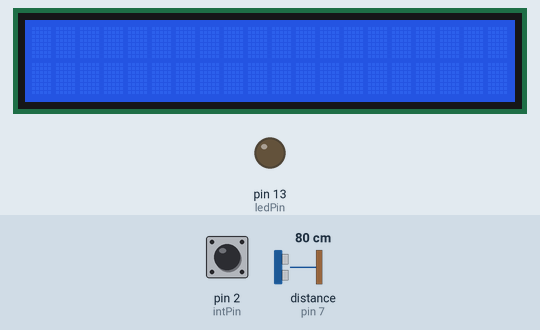
This sketch was run on a simulated Arduino Uno, built with avr-gcc and run on an emulated ATmega328P. Parts: 20×2 character LCD, output pins drawn as LEDs (lit = HIGH). The inputs (shaded band) are chosen by the test bench; at power-on: pin 2 (intPin) HIGH, distance to the obstacle (sensor on pin 7) 80 cm. The echo pulse lasts 58.3 µs per cm; what the sketch prints to the serial monitor is not drawn.

Above: at 1.2 s.
1.3 s: pin 2 (intPin) pulled LOW for 1 s
At 2.1 s:
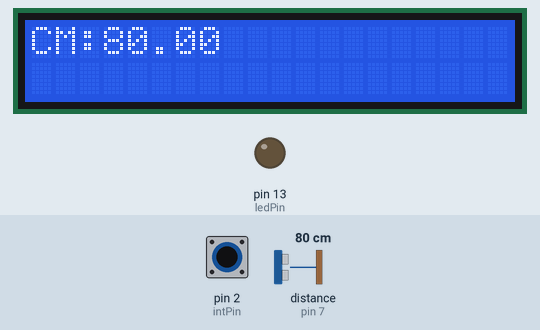
4.2 s: pin 2 (intPin) pulled LOW for 0.15 s
At 5.3 s:
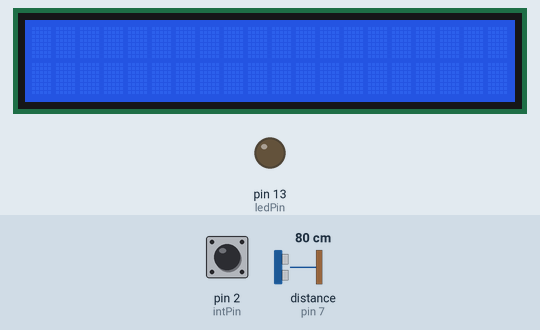
6.1 s: pin 2 (intPin) pulled LOW for 3.2 s
At 9.9 s:
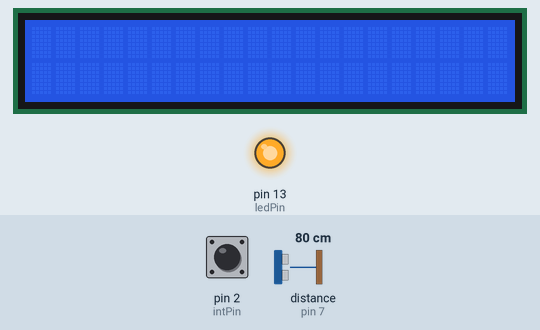
Timing chart, 0 to 11.4 s (numbered marks = the images above; inputs shaded):
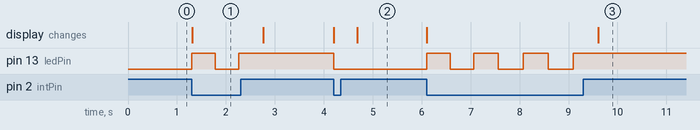

The sketch:

lab09_2.ino
```cpp
#include <Ultrasonic.h>
#include <LiquidCrystal.h> // include the library code
LiquidCrystal lcd(12, 11, 5, 4, 3, 6); // initialize interface pins
#define TRIGGER_PIN 8
#define ECHO_PIN 7
Ultrasonic ultrasonic(TRIGGER_PIN, ECHO_PIN);
const byte intPin=2; //interrupt pin
const byte ledPin=13; //built-in LED
volatile boolean state=1; //initial value of switch pin
void setup() {
pinMode(ledPin, OUTPUT);
pinMode(intPin, INPUT_PULLUP);
digitalWrite(ledPin, LOW);
attachInterrupt(0, int0, LOW);
lcd.begin(20, 2); // set up the LCD's number of columns and rows:
Serial.begin(9600);
}
void loop() {
}

void int0() {
  if (state)
 {digitalWrite(ledPin, HIGH);
 }
else
{digitalWrite(ledPin, LOW);
}
float cmMsec, inMsec;
long microsec = ultrasonic.timing();
cmMsec = ultrasonic.convert(microsec, Ultrasonic::CM); // 計算距離，單位: 公分
inMsec = ultrasonic.convert(microsec, Ultrasonic::IN); // 計算距離，單位: 英吋
Serial.print("MS: ");
Serial.print(microsec);
Serial.print(", CM: ");
Serial.print(cmMsec);
Serial.print(", IN: ");
Serial.println(inMsec);
lcd.print("CM:");
lcd.print(cmMsec);
//lcd.print(ultrasonic.convert(microsec, Ultrasonic::CM));
delay(100000);
lcd.clear();

state=!state;
}
```

Measured:
- after the input at 1.3 s, pin 13 (ledPin): LOW → HIGH at once, → LOW 0.48 s later, → HIGH 0.48 s later; the display: changes at once (image 1)
- after the input at 4.2 s, pin 13 (ledPin): HIGH → LOW at once; the display: first changes at once (image 2 shows a later state)
- after the input at 6.1 s, pin 13 (ledPin): alternates HIGH for 0.51 s and LOW for 0.51 s, 7 changes in all, then stays HIGH, starting at once; the display: first changes at once (image 3 shows a later state)
